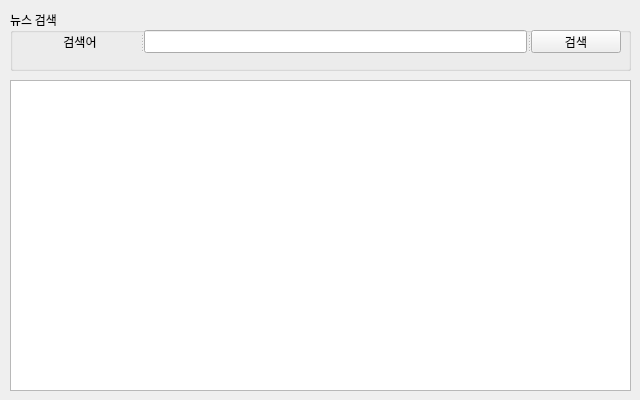
<?xml version="1.0" encoding="UTF-8"?>
<ui version="4.0">
 <class>Form</class>
 <widget class="QWidget" name="Form">
  <property name="geometry">
   <rect>
    <x>0</x>
    <y>0</y>
    <width>640</width>
    <height>400</height>
   </rect>
  </property>
  <property name="sizePolicy">
   <sizepolicy hsizetype="Fixed" vsizetype="Fixed">
    <horstretch>0</horstretch>
    <verstretch>0</verstretch>
   </sizepolicy>
  </property>
  <property name="minimumSize">
   <size>
    <width>640</width>
    <height>400</height>
   </size>
  </property>
  <property name="maximumSize">
   <size>
    <width>640</width>
    <height>400</height>
   </size>
  </property>
  <property name="font">
   <font>
    <family>돋움</family>
   </font>
  </property>
  <property name="windowTitle">
   <string>네이버 API 뉴스검색 앱</string>
  </property>
  <widget class="QWidget" name="verticalLayoutWidget">
   <property name="geometry">
    <rect>
     <x>10</x>
     <y>10</y>
     <width>621</width>
     <height>61</height>
    </rect>
   </property>
   <layout class="QVBoxLayout" name="searchLayout">
    <item>
     <widget class="QGroupBox" name="groupBox">
      <property name="title">
       <string>뉴스 검색</string>
      </property>
      <widget class="QSplitter" name="splitter">
       <property name="geometry">
        <rect>
         <x>10</x>
         <y>20</y>
         <width>601</width>
         <height>23</height>
        </rect>
       </property>
       <property name="orientation">
        <enum>Qt::Horizontal</enum>
       </property>
       <widget class="QLabel" name="label">
        <property name="text">
         <string>검색어</string>
        </property>
        <property name="alignment">
         <set>Qt::AlignCenter</set>
        </property>
       </widget>
       <widget class="QLineEdit" name="txtSearch"/>
       <widget class="QPushButton" name="btnSearch">
        <property name="maximumSize">
         <size>
          <width>90</width>
          <height>16777215</height>
         </size>
        </property>
        <property name="text">
         <string>검색</string>
        </property>
       </widget>
      </widget>
     </widget>
    </item>
   </layout>
  </widget>
  <widget class="QWidget" name="verticalLayoutWidget_2">
   <property name="geometry">
    <rect>
     <x>10</x>
     <y>80</y>
     <width>621</width>
     <height>311</height>
    </rect>
   </property>
   <layout class="QVBoxLayout" name="resultLayout">
    <item>
     <widget class="QListView" name="lsvResult"/>
    </item>
   </layout>
  </widget>
 </widget>
 <resources/>
 <connections/>
</ui>
